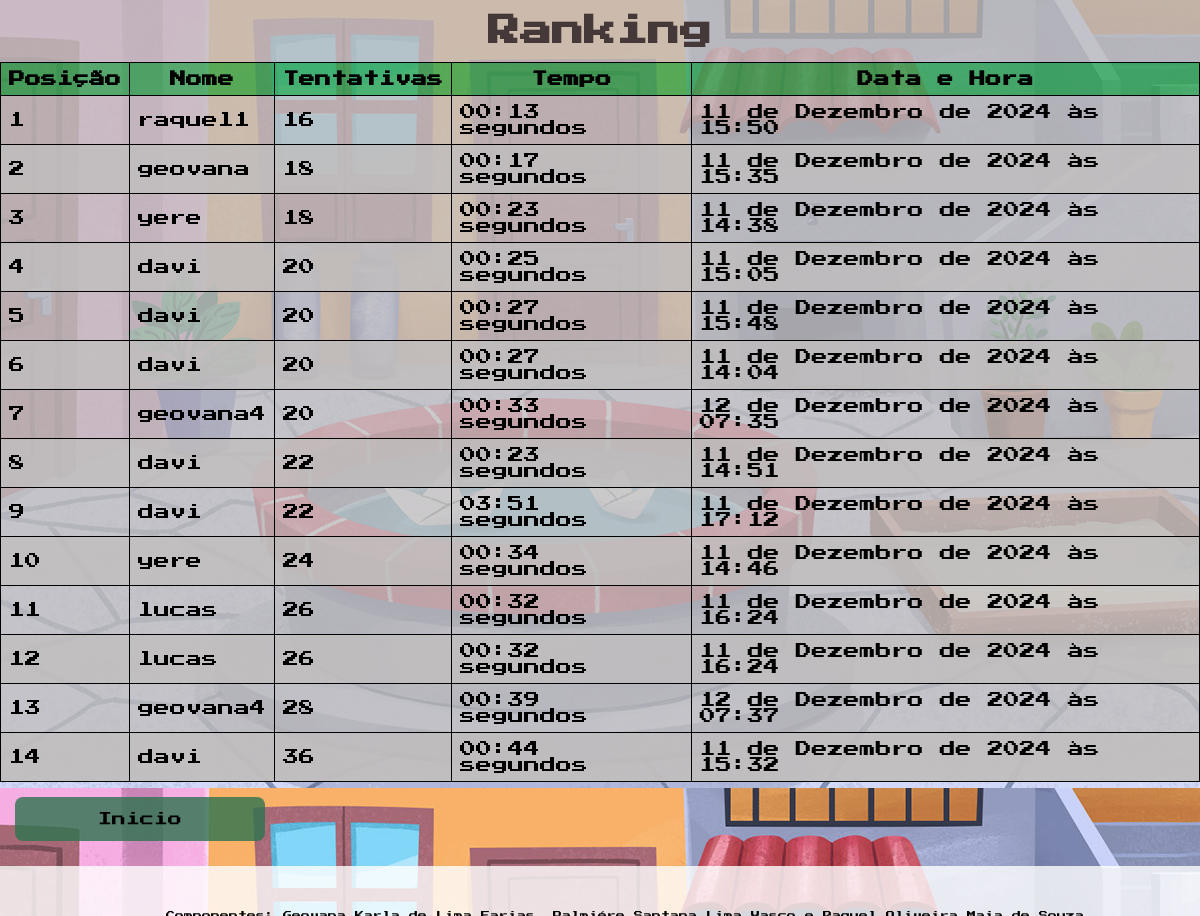
The page /ranking/ on the database its author committed.
### memoria/models.py (models this page shows, shortened)
class Jogo(models.Model):
    nome = models.CharField(max_length=100)
    tentativas = models.IntegerField()
    tempo = models.CharField(max_length=10)
    data_hora = models.DateTimeField(default=timezone.now)
    class Meta:
        ordering = ['tentativas', 'tempo', '-data_hora']

### memoria/views.py (the view)
# urls.py: path('ranking/', views.ranking, name='ranking'),
def ranking(request):
    jogos = Jogo.objects.all().order_by('tentativas', 'tempo', '-data_hora')  # Ordena por tentativas, tempo e data
    context = {
        'jogos': jogos
    }
    return render(request, 'memoria/ranking.html', context)

### memoria/templates/memoria/ranking.html (shortened to what this page needs)
{% load static %}
<!DOCTYPE html>
<html lang="en">
<head>
    <link rel="stylesheet" href="{% static 'css/inicio.css' %}">
    <link rel="stylesheet" href="{% static 'css/ranking.css' %}">
</head>
<body>
    <h1>Ranking</h1>
    <table>
        <thead>
            <tr>
                <th>Posição</th>
                <th>Nome</th>
                <th>Tentativas</th>
                <th>Tempo</th>
                <th>Data e Hora</th>
            </tr>
        </thead>
        <tbody>
            {% for jogo in jogos %}
            <tr>
                <td>{{ forloop.counter }}</td>
                <td>{{ jogo.nome }}</td>
                <td>{{ jogo.tentativas }}</td>
                <td>{{ jogo.tempo }} segundos</td>
                <td>{{ jogo.data_hora }}</td>
            </tr>
            {% empty %}
            <tr>
                <td colspan="5">Nenhum jogo encontrado.</td>
            </tr>
            {% endfor %}
        </tbody>
    </table>
<div>
    <button onclick="window.location.href='/'" class="voltar">Inicio</button>
</div>
<div class="rodape">
    <footer>
        <p>Componentes: Geovana Karla de Lima Farias, Palmiére Santana Lima Vasco e Raquel Oliveira Maia de Souza</p>
     </footer>
    </div>
</body>
</html>

### static/css/inicio.css (style rules this page uses)
* { margin: 0; padding: 0; box-sizing: border-box; list-style: none; border: none; font-family: 'Press Start 2P', cursive; }

### static/css/ranking.css (style rules this page uses)
table { width: 100%; border-collapse: collapse; align-items: center; }
th, td { border: 1px solid #010000; padding: 8px; background-color:rgba(193, 191, 191, 0.8); color: rgb(0, 0, 0); }
th { background-color: rgba(48, 167, 82, 0.8); color: rgb(0, 0, 0); }
tr:nth-child(even) { background-color: rgba(193, 191, 191, 0.8); color: rgb(0, 0, 0); }
h1 { padding: 15px; text-align: center; background-color: rgba(193, 191, 191, 0.8); color: rgb(69, 56, 56); }
body { width: 100%; background-image: url('../img/patio.jpg'); }
.voltar { background-color:rgba(46, 115, 79, 0.8); border-radius: 8px; color: rgb(0, 0, 0); cursor: pointer; font-size: 14px; max-width: 250px; padding: 15px; width: 100%; margin-bottom: 10px; }
div { padding: 15px; }
footer { text-align: center; justify-content: space-between; position: fixed; width: 100%; padding: 15px; margin: 0; border-radius: 5px; }
p { font-size: 9px; padding: 5px; }
.rodape { padding: 25px; background-color: rgba(255, 255, 255, 0.8); }

### rows shown on the page
Jogo: nome "raquel1", tentativas "16", tempo "00:13", data_hora "11 de Dezembro de 2024 às 15:50"
Jogo: nome "geovana", tentativas "18", tempo "00:17", data_hora "11 de Dezembro de 2024 às 15:35"
Jogo: nome "yere", tentativas "18", tempo "00:23", data_hora "11 de Dezembro de 2024 às 14:38"
Jogo: nome "davi", tentativas "20", tempo "00:25", data_hora "11 de Dezembro de 2024 às 15:05"
Jogo: nome "davi", tentativas "20", tempo "00:27", data_hora "11 de Dezembro de 2024 às 15:48"
Jogo: nome "davi", tentativas "20", tempo "00:27", data_hora "11 de Dezembro de 2024 às 14:04"
Jogo: nome "geovana4", tentativas "20", tempo "00:33", data_hora "12 de Dezembro de 2024 às 07:35"
Jogo: nome "davi", tentativas "22", tempo "00:23", data_hora "11 de Dezembro de 2024 às 14:51"
Jogo: nome "davi", tentativas "22", tempo "03:51", data_hora "11 de Dezembro de 2024 às 17:12"
Jogo: nome "yere", tentativas "24", tempo "00:34", data_hora "11 de Dezembro de 2024 às 14:46"
Jogo: nome "lucas", tentativas "26", tempo "00:32", data_hora "11 de Dezembro de 2024 às 16:24"
Jogo: nome "lucas", tentativas "26", tempo "00:32", data_hora "11 de Dezembro de 2024 às 16:24"
Jogo: nome "geovana4", tentativas "28", tempo "00:39", data_hora "12 de Dezembro de 2024 às 07:37"
Jogo: nome "davi", tentativas "36", tempo "00:44", data_hora "11 de Dezembro de 2024 às 15:32"
